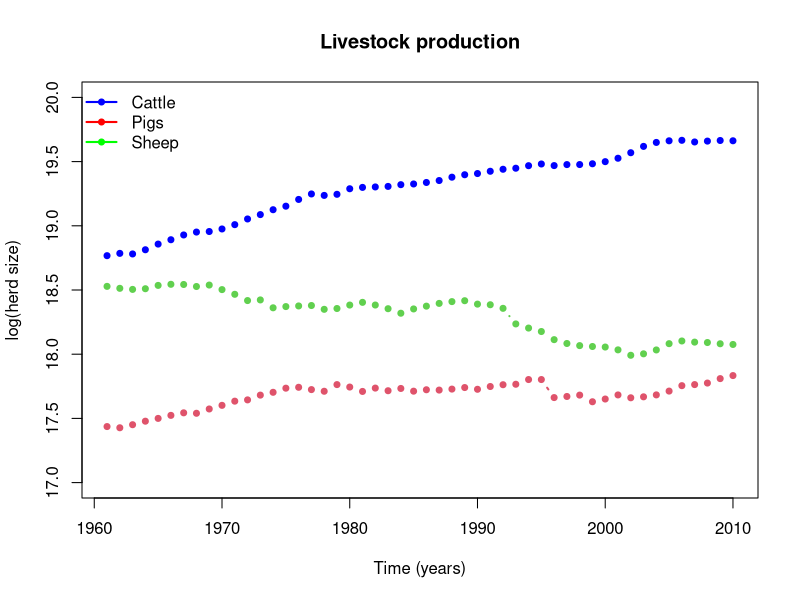

Write the R code that produced this figure.
### This script will produce the plot presented in Figure S1
### Copyleft (or the one to blame): Carvalho, LMF (2014)

hsizes <- data.frame(read.table("../DATA//EPI_DATA/herd_sizes.csv", header = TRUE))

pdf("../FIGURES/PLOTS/production.pdf")
plot(hsizes$year, log(hsizes$cattle), type = "b", pch = 20,  col = "blue", lwd = 2, main = "Livestock production",
     ylab = "log(herd size)", xlab = "Time (years)", ylim = c(17, 20))
lines(hsizes$year, log(hsizes$pigs), type = "b", pch = 20, lwd = 2, col = 2)
lines(hsizes$year, log(hsizes$sheep), type = "b", pch = 20,  lwd = 2, col = 3)
legend(x = "topleft", legend = c("Cattle", "Pigs", "Sheep"), col = c("blue", "red", "green"), bty = "n", pch = 20, lwd = 2)
dev.off()